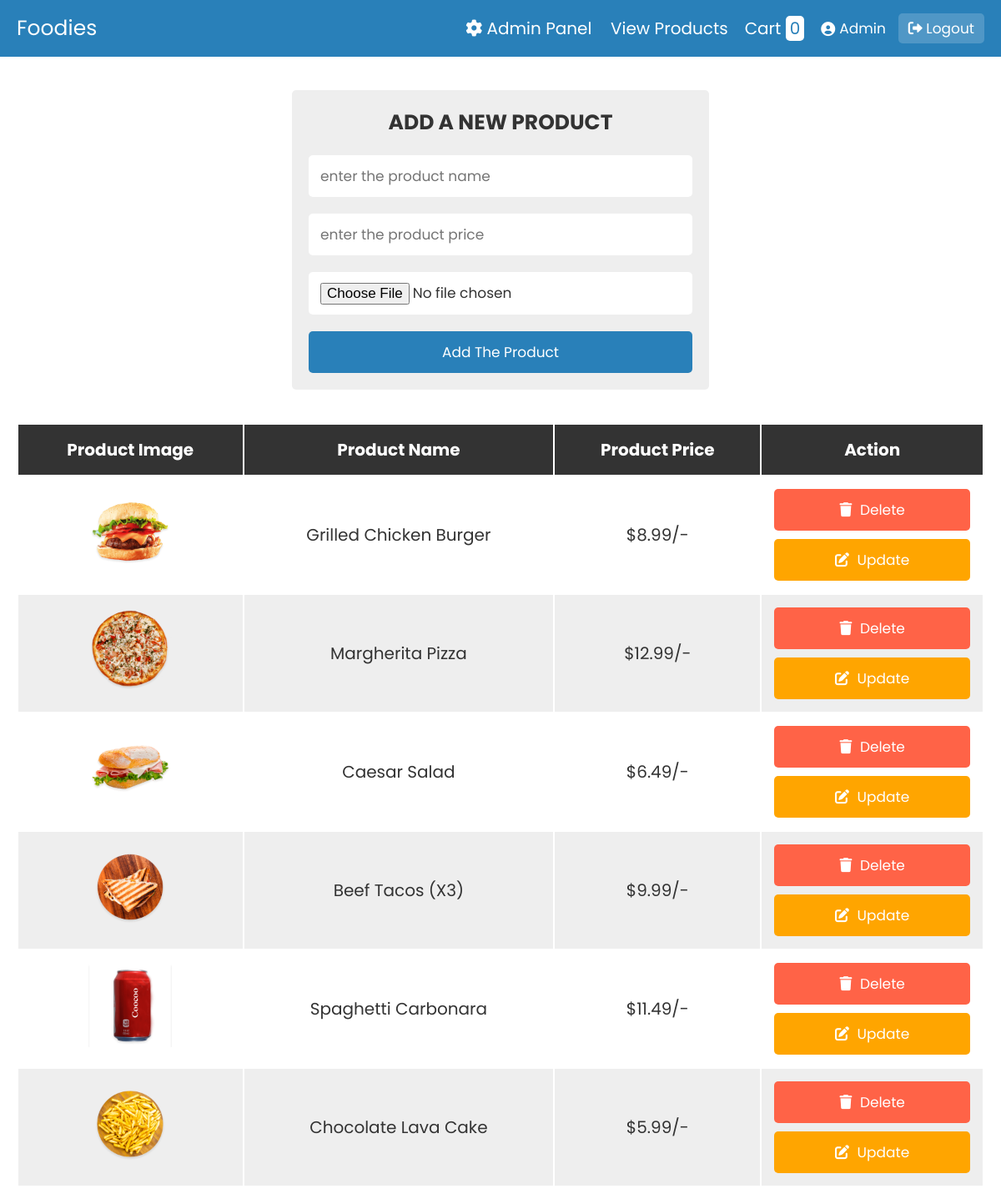
/admin.php (signed in), run on the app's committed database.
### tables this page shows
CREATE TABLE IF NOT EXISTS `products` (
  `id`    INT           NOT NULL AUTO_INCREMENT,
  `name`  VARCHAR(100)  NOT NULL,
  `price` DECIMAL(10,2) NOT NULL,
  `image` VARCHAR(255)  NOT NULL,
  PRIMARY KEY (`id`)
);

### admin.php (the view, shortened to what this page needs)
<?php
@include 'config.php';
?>
<!DOCTYPE html>
<html lang="en">
<head>
   <link rel="stylesheet" href="https://cdnjs.cloudflare.com/ajax/libs/font-awesome/6.0.0/css/all.min.css">
   <link rel="stylesheet" href="css/style.css">
</head>
<body>
<?php include 'header.php'; ?>
<div class="container">
<section>
<form action="" method="post" class="add-product-form" enctype="multipart/form-data">
   <h3>add a new product</h3>
   <input type="text" name="p_name" placeholder="enter the product name" class="box" required>
   <input type="number" name="p_price" min="0" placeholder="enter the product price" class="box" required>
   <input type="file" name="p_image" accept="image/png, image/jpg, image/jpeg" class="box" required>
   <input type="submit" value="add the product" name="add_product" class="btn">
</form>
</section>
<section class="display-product-table">
   <table>
      <thead>
         <th>product image</th>
         <th>product name</th>
         <th>product price</th>
         <th>action</th>
      </thead>
      <tbody>
         <?php
            $select_products = mysqli_query($conn, "SELECT * FROM `products`");
            if(mysqli_num_rows($select_products) > 0){
               while($row = mysqli_fetch_assoc($select_products)){
         ?>
         <tr>
            <td><img src="uploaded_img/<?php echo $row['image']; ?>" height="100" alt=""></td>
            <td><?php echo $row['name']; ?></td>
            <td>$<?php echo $row['price']; ?>/-</td>
            <td>
               <a href="admin.php?delete=<?php echo $row['id']; ?>" class="delete-btn" onclick="return confirm('are your sure you want to delete this?');"> <i class="fas fa-trash"></i> delete </a>
               <a href="admin.php?edit=<?php echo $row['id']; ?>" class="option-btn"> <i class="fas fa-edit"></i> update </a>
            </td>
         </tr>
         <?php
            };
            }else{
               echo "<div class='empty'>no product added</div>";
            };
         ?>
      </tbody>
   </table>
</section>
</div>
</body>
</html>

### header.php (shortened to what this page needs)
<header class="header">
   <div class="flex">
      <a href="products.php" class="logo">foodies</a>
      <nav class="navbar">
         <?php if(isset($_SESSION['user_role']) && $_SESSION['user_role'] === 'admin'): ?>
            <a href="admin.php"><i class="fas fa-cog"></i> admin panel</a>
         <?php endif; ?>
         <a href="products.php">view products</a>
      </nav>
      <?php
      $select_rows = mysqli_query($conn, "SELECT * FROM `cart`") or die('query failed');
      $row_count = mysqli_num_rows($select_rows);
      ?>
      <a href="cart.php" class="cart">cart <span><?php echo $row_count; ?></span></a>
      <?php if(isset($_SESSION['username'])): ?>
         <span class="user-info">
            <i class="fas fa-user-circle"></i>
            <?php echo htmlspecialchars($_SESSION['username']); ?>
         </span>
         <a href="logout.php" class="logout-btn"><i class="fas fa-sign-out-alt"></i> logout</a>
      <?php else: ?>
         <a href="login.php" class="logout-btn"><i class="fas fa-sign-in-alt"></i> login</a>
      <?php endif; ?>
   </div>
</header>

### css/style.css (style rules this page uses)
:root { --blue:#2980b9; --red:tomato; --orange:orange; --black:#333; --white:#fff; --bg-color:#eee; --dark-bg:rgba(0,0,0,.7); --box-shadow:0 .5rem 1rem rgba(0,0,0,.1); --border:.1rem solid #999; }
* { font-family: 'Poppins', sans-serif; margin:0; padding:0; box-sizing: border-box; outline: none; border:none; text-decoration: none; text-transform: capitalize; }
html { font-size: 62.5%; overflow-x: hidden; }
.container { max-width: 1200px; margin:0 auto; }
section { padding:2rem; }
.btn, .option-btn, .delete-btn { display: block; width: 100%; text-align: center; background-color: var(--blue); color:var(--white); font-size: 1.7rem; padding:1.2rem 3rem; border-radius: .5rem; cursor: pointer; margin-top: 1rem; }
.option-btn i, .delete-btn i { padding-right: .5rem; }
.option-btn { background-color: var(--orange); }
.delete-btn { margin-top: 0; background-color: var(--red); }
.header { background-color: var(--blue); position: sticky; top:0; left:0; z-index: 1000; }
.header .flex { display: flex; align-items: center; padding:1.5rem 2rem; max-width: 1200px; margin:0 auto; }
.header .flex .logo { margin-right: auto; font-size: 2.5rem; color:var(--white); }
.header .flex .navbar a { margin-left: 2rem; font-size: 2rem; color:var(--white); }
.header .flex .cart { margin-left: 2rem; font-size: 2rem; color:var(--white); }
.header .flex .cart span { padding:.1rem .5rem; border-radius: .5rem; background-color: var(--white); color:var(--blue); font-size: 2rem; }
.add-product-form { max-width: 50rem; background-color: var(--bg-color); border-radius: .5rem; padding:2rem; margin:0 auto; margin-top: 2rem; }
.add-product-form h3 { font-size: 2.5rem; margin-bottom: 1rem; color:var(--black); text-transform: uppercase; text-align: center; }
.add-product-form .box { text-transform: none; padding:1.2rem 1.4rem; font-size: 1.7rem; color:var(--black); border-radius: .5rem; background-color: var(--white); margin:1rem 0; width: 100%; }
.display-product-table table { width: 100%; text-align: center; }
.display-product-table table thead th { padding:1.5rem; font-size: 2rem; background-color: var(--black); color:var(--white); }
.display-product-table table td { padding:1.5rem; font-size: 2rem; color:var(--black); }
.display-product-table table td:first-child { padding:0; }
.display-product-table table tr:nth-child(even) { background-color: var(--bg-color); }
.header .flex .user-info { margin-left: 2rem; font-size: 1.7rem; color: var(--white); display: flex; align-items: center; gap: .5rem; }
.header .flex .logout-btn { margin-left: 1.5rem; font-size: 1.7rem; color: var(--white); background: rgba(255,255,255,.18); padding: .5rem 1.2rem; border-radius: .5rem; transition: background .2s; white-space: nowrap; }

### data on the page
products: image (picture), name "Grilled Chicken Burger", price "8.99"
products: image (picture), name "Margherita Pizza", price "12.99"
products: image (picture), name "Caesar Salad", price "6.49"
products: image (picture), name "Beef Tacos (X3)", price "9.99"
products: image (picture), name "Spaghetti Carbonara", price "11.49"
products: image (picture), name "Chocolate Lava Cake", price "5.99"

### other printed values
$row_count "0"
$_SESSION['username'] "Admin"
